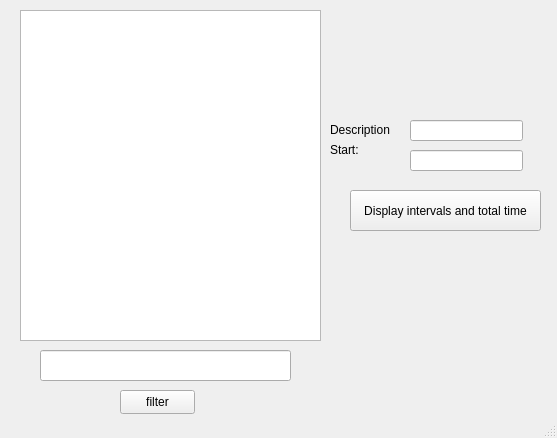
<?xml version="1.0" encoding="UTF-8"?>
<ui version="4.0">
 <class>MainWindow</class>
 <widget class="QMainWindow" name="MainWindow">
  <property name="geometry">
   <rect>
    <x>0</x>
    <y>0</y>
    <width>557</width>
    <height>438</height>
   </rect>
  </property>
  <property name="windowTitle">
   <string>MainWindow</string>
  </property>
  <widget class="QWidget" name="centralwidget">
   <widget class="QListWidget" name="weatherListWidget">
    <property name="geometry">
     <rect>
      <x>20</x>
      <y>10</y>
      <width>301</width>
      <height>331</height>
     </rect>
    </property>
   </widget>
   <widget class="QLineEdit" name="filterLineEdit">
    <property name="geometry">
     <rect>
      <x>40</x>
      <y>350</y>
      <width>251</width>
      <height>31</height>
     </rect>
    </property>
   </widget>
   <widget class="QPushButton" name="filterButton">
    <property name="geometry">
     <rect>
      <x>120</x>
      <y>390</y>
      <width>75</width>
      <height>24</height>
     </rect>
    </property>
    <property name="text">
     <string>filter</string>
    </property>
   </widget>
   <widget class="QPushButton" name="displayIntervalsButton">
    <property name="geometry">
     <rect>
      <x>350</x>
      <y>190</y>
      <width>191</width>
      <height>41</height>
     </rect>
    </property>
    <property name="text">
     <string>Display intervals and total time</string>
    </property>
   </widget>
   <widget class="QLineEdit" name="descripionLineEdit">
    <property name="geometry">
     <rect>
      <x>410</x>
      <y>120</y>
      <width>113</width>
      <height>21</height>
     </rect>
    </property>
   </widget>
   <widget class="QLabel" name="label">
    <property name="geometry">
     <rect>
      <x>330</x>
      <y>120</y>
      <width>71</width>
      <height>20</height>
     </rect>
    </property>
    <property name="text">
     <string>Description</string>
    </property>
   </widget>
   <widget class="QLabel" name="startLabel">
    <property name="geometry">
     <rect>
      <x>330</x>
      <y>140</y>
      <width>71</width>
      <height>20</height>
     </rect>
    </property>
    <property name="text">
     <string>Start:</string>
    </property>
   </widget>
   <widget class="QLineEdit" name="startLineEdit">
    <property name="geometry">
     <rect>
      <x>410</x>
      <y>150</y>
      <width>113</width>
      <height>21</height>
     </rect>
    </property>
   </widget>
  </widget>
  <widget class="QStatusBar" name="statusbar"/>
 </widget>
 <resources/>
 <connections/>
</ui>
